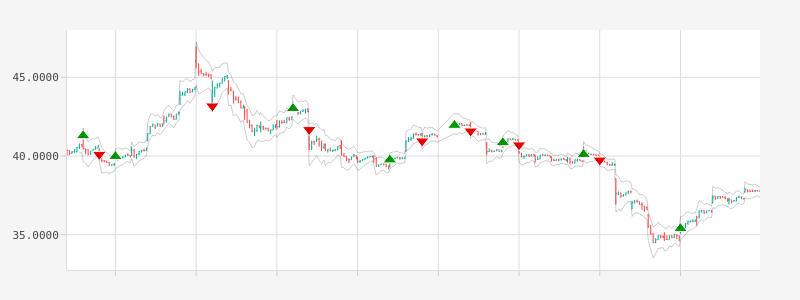

Notebook source saved alongside this figure:
### Code cell
# Маркеры сделок
fig.add_trace(go.Scatter(
    x=md.index,
    y=md["trade_sell"],
    mode="markers+text",
    # text=md["trade_sell"],
    textposition="top center",
    marker=dict(
        symbol="triangle-down",
        size=12,
        color="#e00",
        line_color="#fff",
        line_width=1,
    ),
))
fig.add_trace(go.Scatter(
    x=md.index,
    y=md["trade_buy"],
    mode="markers+text",
    # text=md["trade_buy"],
    textposition="bottom center",
    marker=dict(
        symbol="triangle-up",
        size=12,
        color="#090",
        line_color="#fff",
        line_width=1,
    ),
))
fig.add_trace(go.Scatter(
    x=md.index,
    y=md["trade_close"],
    mode="markers",
    marker=dict(
        symbol="line-ew",
        size=8,
        color="#000",
        line_color="#000",
        line_width=2.5,
    ),
))
fig.add_trace(go.Scatter(
    x=md.index,
    y=md["trade_stop"],
    mode="markers",
    marker=dict(
        symbol="x",
        size=11,
        color="#90f",
        line_color="#fff",
        line_width=1.6,
    ),
))

# Убрать дыры в оси X

# Найти дыры
md_with_null = md.asfreq('15m')
hour_gaps = md_with_null[md_with_null["Close"].isnull()].index
data_rangebreaks = {
    "values": list(hour_gaps),
    "dvalue": 15 * 60 * 1000,
}

# def zoom(layout, xrange):
#     in_view = md.loc[layout.xaxis.range[0]:layout.xaxis.range[1]]
#     min_val = in_view.Low.min() * 0.9995
#     max_val = float(in_view.High.max()) * 1.0005
#     layout.yaxis.range = [min_val, max_val]
#
# fig.layout.on_change(zoom, 'xaxis.range')


fig.update_xaxes(
    range=[md.index[0], md.index[-1]],
    rangeslider_visible=False,
    rangebreaks=[
        dict(bounds=["sat", "mon"]),  # hide weekends
        dict(bounds=[16, 9.5], pattern="hour"),  # hide extra hours
        data_rangebreaks,  # hour_gaps
    ],
    # tickformat="%Y-%m-%d",
    # ticklabelposition="inside left",
    ticks="outside",
    tickwidth=1,
    tickcolor="#ccc",
)

fig.update_yaxes(
    # fixedrange=True,
    # range=[33, 48],
    row=1,
    ticks="outside",
    tickwidth=1,
    tickcolor="#ccc",
)
fig.update_yaxes(
    fixedrange=True,
    showgrid=True,
    gridcolor="#ddd",
    # side="right",
    row=2,
    ticks="outside",
    tickwidth=1,
    tickcolor="#ccc",
)
fig.update_xaxes(
    # rangeslider=dict(
    #     autorange=True,
    #     visible=True,
    #     thickness=0.08,
    # ),
    showgrid=True,
    gridcolor="#ddd",
    row=2,
)



###########################
# Buy Sell Bands

# Top
indicator = go.Scatter(
    x=md.index,
    y=md["sig_up"],
    mode="lines",
    line=dict(color="rgba(0,0,0,0.2)", width=1),
)
fig.add_trace(indicator, 1, 1)

# Bottom
indicator = go.Scatter(
    x=md.index,
    y=md["sig_dn"],
    mode="lines",
    line=dict(color="rgba(0,0,0,0.2)", width=1),
)
fig.add_trace(indicator, 1, 1)


fig.show(config={"displayModeBar": False, "showTips": False})

### Figure 1 — Plotly figure (JSON) as saved in the notebook; plotly's stock layout.template omitted (floating-point values rounded to 4 significant figures; data arrays with more than 128 entries replaced by an {"elided": "..."} marker saying what was removed)
{"data": [{"close": {"elided": "294 float values"}, "decreasing": {"line": {"color": "#f44", "width": 1}}, "high": {"elided": "294 float values"}, "hoverinfo": "skip", "increasing": {"line": {"color": "#0a9", "width": 1}}, "low": {"elided": "294 float values"}, "open": {"elided": "294 float values"}, "type": "ohlc", "x": {"elided": "294 str values"}, "xaxis": "x", "yaxis": "y"}, {"marker": {"color": "#e00", "line": {"color": "#fff", "width": 1}, "size": 12, "symbol": "triangle-down"}, "mode": "markers+text", "textposition": "top center", "type": "scatter", "x": {"elided": "294 str values"}, "y": {"elided": "294 float values"}}, {"marker": {"color": "#090", "line": {"color": "#fff", "width": 1}, "size": 12, "symbol": "triangle-up"}, "mode": "markers+text", "textposition": "bottom center", "type": "scatter", "x": {"elided": "294 str values"}, "y": {"elided": "294 float values"}}, {"marker": {"color": "#000", "line": {"color": "#000", "width": 2.5}, "size": 8, "symbol": "line-ew"}, "mode": "markers", "type": "scatter", "x": {"elided": "294 str values"}, "y": {"elided": "294 null values"}}, {"marker": {"color": "#90f", "line": {"color": "#fff", "width": 1.6}, "size": 11, "symbol": "x"}, "mode": "markers", "type": "scatter", "x": {"elided": "294 str values"}, "y": {"elided": "294 null values"}}, {"line": {"color": "rgba(0,0,0,0.2)", "width": 1}, "mode": "lines", "type": "scatter", "x": {"elided": "294 str values"}, "xaxis": "x", "y": {"elided": "294 float values"}, "yaxis": "y"}, {"line": {"color": "rgba(0,0,0,0.2)", "width": 1}, "mode": "lines", "type": "scatter", "x": {"elided": "294 str values"}, "xaxis": "x", "y": {"elided": "294 float values"}, "yaxis": "y"}], "layout": {"autosize": false, "dragmode": "zoom", "font": {"color": "#444", "family": "Menlo, monospace", "size": 11}, "height": 300, "margin": {"b": 30, "l": 60, "r": 40, "t": 30}, "paper_bgcolor": "#f5f5f5", "plot_bgcolor": "#fff", "showlegend": false, "width": 800, "xaxis": {"anchor": "y", "domain": [0.0, 1.0], "gridcolor": "#ddd", "linecolor": "#ddd", "range": ["2021-04-28T09:30:00-04:00", "2021-06-25T15:30:00-04:00"], "rangebreaks": [{"bounds": ["sat", "mon"]}, {"bounds": [16, 9.5], "pattern": "hour"}, {"dvalue": 900000, "values": []}], "rangeslider": {"visible": false}, "showgrid": true, "showticklabels": false, "tickcolor": "#ccc", "tickformat": "%H~%M~%S.%2f", "ticklabelposition": "inside left", "ticks": "outside", "tickwidth": 1}, "yaxis": {"anchor": "x", "domain": [0.0, 1.0], "fixedrange": false, "gridcolor": "#ddd", "linecolor": "#ddd", "showgrid": true, "tickcolor": "#ccc", "tickformat": ".4f", "ticks": "outside", "tickwidth": 1}}}
